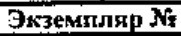
#> input picture colab_release/audit_fuzzy/crops/000_TN_k_UPD_36_ot_02.09.2022_p0_b15.jpg, 181 x 36 px
$ python -i border_remover.py   (imports and definitions only)
#> lines starting #> are read from the running program, lines starting #| are printed output that depends on the picture; after the words box and inside, x2 and y2 are one past the last pixel; in counts of white or black regions, pixels touching at a corner belong together
#> further down, picture is the input picture: shape (36, 181, 3); min 0, max 255, mean 145.1
"""Pre-OCR removal of long horizontal and vertical lines.

Tesseract occasionally mis-reads table borders / signature rules /
form underlines as letter strokes, fusing nearby text into the
border glyph or emitting mysterious ``|`` runs next to legitimate
content. Removing those lines from the input image BEFORE handing
it to Tesseract gives the LSTM a clean letter-on-white canvas.

Algorithm: morphological open with a long horizontal structuring
element isolates horizontal runs; same with a vertical element
isolates vertical runs. The union of both runs is subtracted from
the original image (filled with background white). Diagonal strokes
— letter components like ``/``, ``A``, ``K``, Cyrillic ``К``, ``Ж``
— are NOT captured by either structuring element, so they survive.

Why not Hough-lines: Hough returns line equations we'd still have
to rasterise and subtract. Morphology does the same in one step
and scales to millions of pixels without choosing ``rho`` and
``theta`` thresholds we'd have to retune per DPI.
"""

from __future__ import annotations

import logging

import numpy as np

logger = logging.getLogger(__name__)


# Minimum line length (in pixels) for a run to count as a "border"
# rather than a glyph stroke. At 300 DPI a capital letter is
# ~40 px tall, so 50 px is a safe floor — letter serifs and strokes
# stay below that. At 500 DPI you may want to raise it; callers
# pass ``min_line_length=`` to override.
MIN_LINE_LENGTH_PX: int = 50


def _line_mask(gray: np.ndarray, *, horizontal: bool, length: int) -> np.ndarray:
    """Return a binary mask of all pixels belonging to long runs.

    Morphological open with a ``1×length`` (horizontal) or
    ``length×1`` (vertical) structuring element keeps only runs at
    least ``length`` pixels long in the given direction. Everything
    shorter — including diagonal glyph strokes and body text —
    vanishes from the mask.
    """
#> called with horizontal = True, length = 50
    import cv2

    # Threshold to binary (text is dark, background is light). Using
    # Otsu here would be sensitive to noise; a fixed threshold at 128
    # is robust for the clean preprocessed images we receive.
    _, binary = cv2.threshold(gray, 128, 255, cv2.THRESH_BINARY_INV)
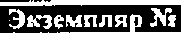
#> binary: shape (36, 181); 43.3% white; 12 white regions (1 under 20 px), largest, box (x1, y1, x2, y2) and area: (0, 0, 181, 6) 872, (0, 14, 181, 36) 804, (27, 15, 52, 29) 197

    if horizontal:
        kernel = cv2.getStructuringElement(cv2.MORPH_RECT, (length, 1))
    else:
        kernel = cv2.getStructuringElement(cv2.MORPH_RECT, (1, length))
    return cv2.morphologyEx(binary, cv2.MORPH_OPEN, kernel)
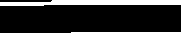
#> returned value: shape (36, 181); 23% white; 2 white regions, box (x1, y1, x2, y2) and area: (0, 0, 181, 6) 846, (0, 32, 181, 36) 653


def remove_border_lines(
    image: np.ndarray,
    *,
    min_line_length: int = MIN_LINE_LENGTH_PX,
) -> np.ndarray:
    """Erase long horizontal and vertical lines from ``image``.

    Args:
        image: Grayscale (H×W) or BGR (H×W×3) numpy array. Shape
            and dtype are preserved.
        min_line_length: Minimum run length in pixels to erase.
            Shorter runs (letter serifs, decorative dashes) are
            left alone. Scale with DPI — 50 px is fine for 300 DPI,
            bump to 75 px for 500 DPI.

    Returns:
        A copy of ``image`` with long horizontal + vertical runs
        replaced by background colour (255 for grayscale, white for
        BGR). No colour-space conversion, no noise introduction.
    """
    if image.ndim == 3:
        import cv2

        gray = cv2.cvtColor(image, cv2.COLOR_BGR2GRAY)
    else:
        gray = image

    # Union of horizontal + vertical long-run masks.
    hor_mask = _line_mask(gray, horizontal=True, length=min_line_length)
    ver_mask = _line_mask(gray, horizontal=False, length=min_line_length)
#> in _line_mask (call 2), `return cv2.morphologyEx(binary, cv2.MORPH_OPEN, kernel)`: returned value: shape (36, 181); every value is 0
    line_mask = hor_mask | ver_mask

    if not np.any(line_mask):
        # No borders detected — return input untouched. Exact array
        # equality matters for the "empty page passes through" test.
        return image

    cleaned = image.copy()
    if cleaned.ndim == 3:
        cleaned[line_mask > 0] = [255, 255, 255]
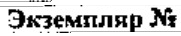
#> cleaned: shape (36, 181, 3); min 0, max 255, mean 199.4
    else:
        cleaned[line_mask > 0] = 255

    covered = int(np.count_nonzero(line_mask))
#> covered = 1499
    logger.debug(
        "border_remover: erased %d pixel(s) on long runs (min_length=%d)",
        covered, min_line_length,
    )
    return cleaned


__all__ = ["MIN_LINE_LENGTH_PX", "remove_border_lines"]

>>> import cv2
>>> picture = cv2.imread('../../colab_release/audit_fuzzy/crops/000_TN_k_UPD_36_ot_02.09.2022_p0_b15.jpg')
>>> result = remove_border_lines(picture)

$ run again, on colab_release/audit_fuzzy/crops/003_TN_k_UPD_36_ot_02.09.2022_p2_b68.jpg
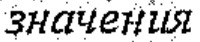
#> input picture colab_release/audit_fuzzy/crops/003_TN_k_UPD_36_ot_02.09.2022_p2_b68.jpg, 200 x 42 px
#> picture is the input picture: shape (42, 200, 3); min 0, max 255, mean 197.3
#> in _line_mask, `_, binary = cv2.threshold(gray, 128, 255, cv2.THRESH_BINARY_INV)`:
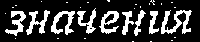
#> binary: shape (42, 200); 22.5% white; 32 white regions (23 under 20 px), largest, box (x1, y1, x2, y2) and area: (161, 10, 192, 34) 339, (51, 11, 75, 35) 259, (26, 10, 50, 35) 229

$ run again, on colab_release/audit_fuzzy/crops/004_TN_k_UPD_36_ot_02.09.2022_p2_b80.jpg
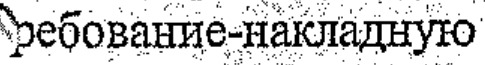
#> input picture colab_release/audit_fuzzy/crops/004_TN_k_UPD_36_ot_02.09.2022_p2_b80.jpg, 485 x 65 px
#> picture is the input picture: shape (65, 485, 3); min 0, max 255, mean 204.7
#> in _line_mask, `_, binary = cv2.threshold(gray, 128, 255, cv2.THRESH_BINARY_INV)`:
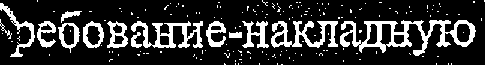
#> binary: shape (65, 485); 19.2% white; 170 white regions (156 under 20 px), largest, box (x1, y1, x2, y2) and area: (340, 20, 476, 56) 1703, (271, 21, 338, 48) 829, (131, 21, 203, 48) 814
